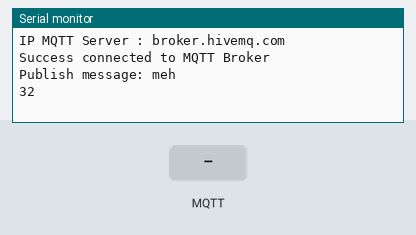
The sketch below on a simulated ESP8266 (NodeMCU). Parts: the last lines printed to the serial monitor. The inputs (shaded band) are chosen by the test bench. WiFi joins after 1.5 s; servers stay silent unless stated; random numbers use the default seed unless the sketch sets one; no MQTT or app messages arrive unless stated.

Above: at 2.7 s.
2.8 s: MQTT message "1" arrives on the first subscribed topic
At 3.3 s:
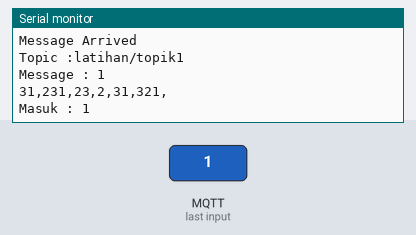
4.3 s: MQTT message "on" arrives on the first subscribed topic
At 5.5 s:
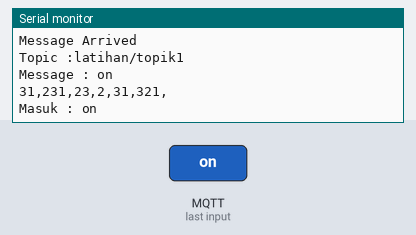
5.8 s: MQTT message "off" arrives on the first subscribed topic
At 5.96 s:
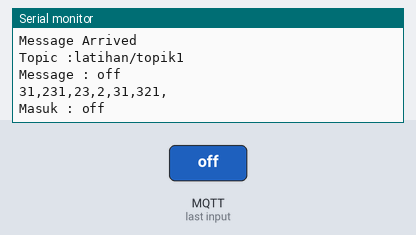
Timing chart, 0 to 8.8 s (numbered marks = the images above; inputs shaded):
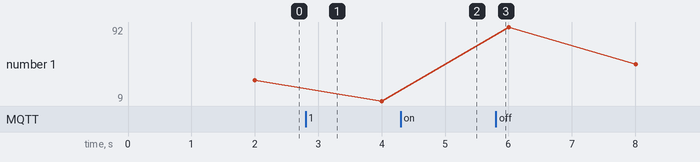

The sketch:

dummy.ino
```cpp
// ESP Library
#include <ESP8266WiFi.h>
// MQTT Library
#include <PubSubClient.h>


// Tune Connection

const char* wifiSSID = "Webs ploor";
const char* wifiPassword = "bismillahx";


// MQTT Define
const char* mqttServerIP = "broker.hivemq.com";
//const char* mqttServerIP = "192.168.1.2";
const int mqttPort = 1883;

// Define topic MQTT
const char* topicLatihan1 = "latihan/topik1"; // pub & syv


WiFiClient myESP; // myESP become WIFI
PubSubClient client(myESP);

long lastMsg = 0;
char msg[50], humic[20], tempc[20];
int value = 0;

int timeDelay = 100;

void wifiSetup(){
  WiFi.begin(wifiSSID,wifiPassword);
  while (WiFi.status() != WL_CONNECTED){
    delay(500);
    Serial.println("Waiting, connection to Wifi..");
    Serial.print("SSID : "); Serial.println(wifiSSID);


  }
  Serial.println("Connected to the WiFI Network ");
  Serial.print("Connected Network "); Serial.println(wifiSSID);
  Serial.print("IP Local "); Serial.println(WiFi.localIP());
}

char dataPublish[50];
void publishMQTT(char* topics, String data){

 data.toCharArray(dataPublish, data.length() + 1);

 client.publish(topics, dataPublish);
}

void reconnect(){
  // MQTT Begin
  while(!client.connected()){
    Serial.println("Connecting to MQTT Server..");
    Serial.print("IP MQTT Server : "); Serial.println(mqttServerIP);

    bool hasConnection = client.connect("Esp-1"); // connect(id,username,password) -> true if connect
    if(hasConnection){
      Serial.println("Success connected to MQTT Broker");
    } else {
      Serial.print("Failed connected");
      Serial.println(client.state());
      delay(2000);
      Serial.println("Try to connect...");
    }
  }
  client.publish(topicLatihan1, "Reconnecting");
  client.subscribe(topicLatihan1);


}

void callback(char* topic, byte* payload, unsigned int length){
  Serial.println("--------");
  Serial.println("Message Arrived");
  Serial.print("Topic :"); Serial.println(topic);
  Serial.print("Message : ");
  String pesan = "";
  for(int i=0; i < length; i++){
    Serial.print((char)payload[i]);

    pesan += (char)payload[i];

  }
  Serial.println();

// FOR TOPIC 1
  if (strcmp(topic,topicLatihan1) == 0) {
    Serial.println("31,231,23,2,31,321,");

}
Serial.print("Masuk : " );
Serial.println(pesan);
}

long humi = 0,
hdop = 0,
alti = 0,
roll = 0,
pitch = 0,
yaw = 0,
temp = 0,
gas = 0;

float latitude = -1.23456, longitude = 20.123456, anjay = 0.5;


void setup(){
  Serial.begin(57600);
  wifiSetup();

  Serial.print(F("WiFi connected! IP address: "));
  //Initialize MQTT Connection
  client.setServer(mqttServerIP, mqttPort);
  client.setCallback(callback); // callback for incoming message


}

void loop() {

  if (!client.connected()) {
    reconnect();
  }
  client.loop();

  humi = random(0,100), random(1,150);
  temp = random(1,150);
  roll = random(-150,200);
  yaw = random(-160,140);
  pitch = random(-110,200);
  gas = random(0,150);
  hdop = random(20,300);
  latitude = latitude + anjay;
  longitude = longitude + anjay;

  String payload = "";
  payload += char(temp);
  sprintf(humic, "%ld", humi);
  sprintf(tempc, "%ld", temp);


  long now = millis();
  if (now - lastMsg > 2000) {
    lastMsg = now;
    ++value;
    snprintf (msg, 50, "meh", temp);
    Serial.print("Publish message: ");
    Serial.println(msg);
    Serial.println(humic);
    client.publish("latihanTopic1", tempc);
    client.publish("latihanTopic2", humic);
    //client.publish("latihanTopic1", temp);
  }
}
```

Measured:
- after the input at 2.8 s, the serial monitor: prints a new line at once (image 1)
- after the input at 4.3 s, the serial monitor: prints a new line at once (image 2)
- after the input at 5.8 s, the serial monitor: prints a new line at once (image 3)
- plotted number 1: 32 → 9 after the input at 2.8 s, 9 → 88 after the input at 5.8 s
